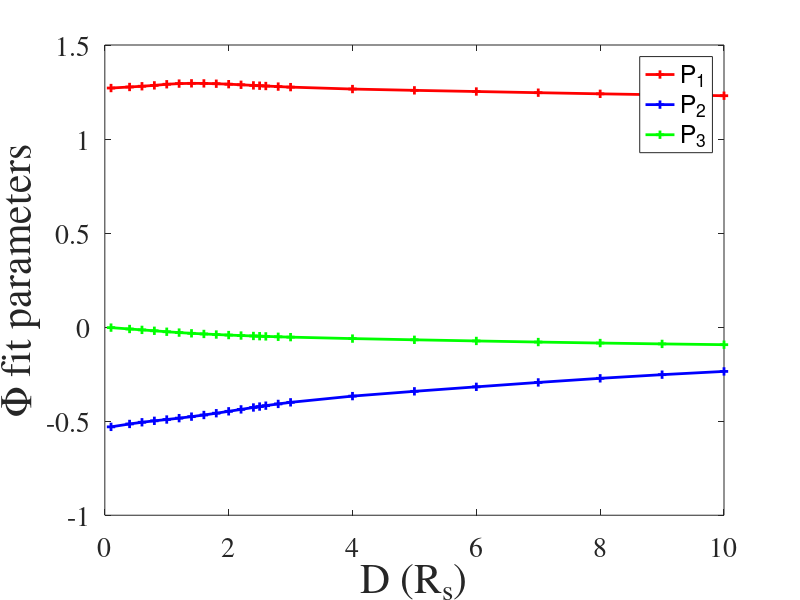
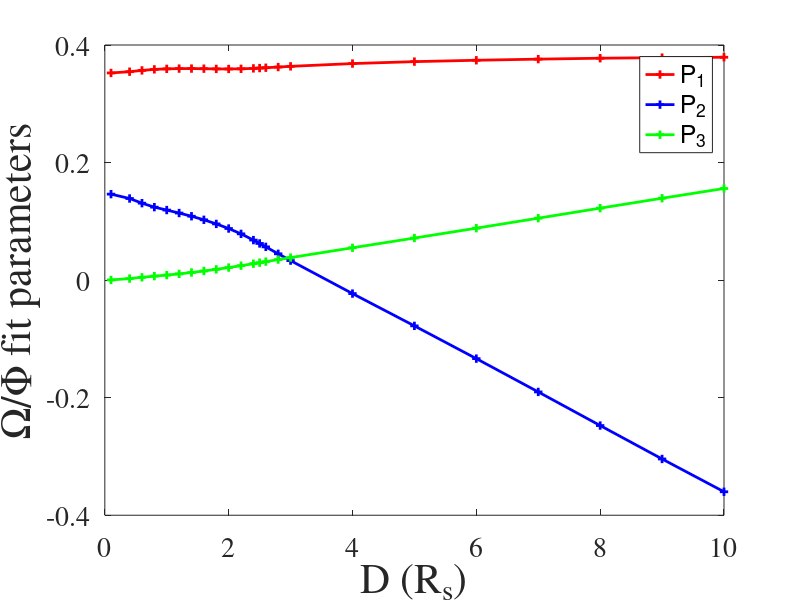

Here is the MATLAB script that generated these plots, in order:
clear all
clc

coefphi3=[1.271221,-0.530201,-0.002586;
    1.276768,-0.514755,-0.009848;
    1.280676,-0.505745,-0.014567;
    1.285350,-0.498063,-0.019362;
    1.291236,-0.491165,-0.024510;
    1.294759,-0.483809,-0.028969;
    1.296168,-0.475836,-0.032830;
    1.295851,-0.467083,-0.036235;
    1.294217,-0.457595,-0.039291;
    1.291656,-0.447567,-0.042071;
    1.288539,-0.437297,-0.044628;
    1.285220,-0.427164,-0.046991;
    1.283569,-0.422228,-0.048112;
    1.281952,-0.417411,-0.049194;
    1.278881,-0.408249,-0.051240;
    1.276068,-0.399781,-0.053134;
    1.265810,-0.366706,-0.060874;
    1.258914,-0.341260,-0.067288;
    1.252727,-0.317391,-0.073406;
    1.246447,-0.293946,-0.079243;
    1.240430,-0.272094,-0.084524;
    1.235065,-0.252632,-0.089159;
    1.230362,-0.235384,-0.093243];
    
coefOm3=[0.352447,+0.146283,+0.000309;
    0.354598,+0.138856,+0.002647;
    0.356756,+0.130912,+0.004763;
    0.358529,+0.124128,+0.006740;
    0.359403,+0.119185,+0.008561;
    0.359841,+0.114119,+0.010618;
    0.359886,+0.108674,+0.012937;
    0.359684,+0.102617,+0.015512;
    0.359334,+0.095639,+0.018355;
    0.359215,+0.087772,+0.021372;
    0.359496,+0.078722,+0.024559;
    0.360202,+0.068114,+0.027951;
    0.360746,+0.062377,+0.029686;
    0.361348,+0.056572,+0.031417;
    0.362475,+0.044791,+0.034900;
    0.363686,+0.033201,+0.038313;
    0.368411,-0.022911,+0.055024;
    0.371696,-0.077839,+0.071567;
    0.374025,-0.133568,+0.088381;
    0.375963,-0.190215,+0.105383;
    0.377508,-0.247416,+0.122422;
    0.378535,-0.304277,+0.139302;
    0.379160,-0.360080,+0.155867];

D=[0.1 0.4 0.6 0.8 1 1.2 1.4 1.6 1.8 2 2.2 2.4 2.5 2.6 2.8 3 4 5 6 7 8 9 10];

figure
plot(D,coefphi3(:,1)','r+-','linewidth',2)
hold on
plot(D,coefphi3(:,2)','b+-','linewidth',2)
hold on
plot(D,coefphi3(:,3)','g+-','linewidth',2)
legend('P_1','P_2','P_3')
xlabel('D (R_s)')
ylabel('\Phi fit parameters')
set(gca, 'FontSize', 20, 'fontName','Times');
xlabel('D (R_s)','Fontsize',30)
ylabel('\Phi fit parameters','Fontsize',30)


figure
plot(D,coefOm3(:,1)','r+-','linewidth',2)
hold on
plot(D,coefOm3(:,2)','b+-','linewidth',2)
hold on
plot(D,coefOm3(:,3)','g+-','linewidth',2)
legend('P_1','P_2','P_3')
set(gca, 'FontSize', 20, 'fontName','Times');
xlabel('D (R_s)','Fontsize',30)
ylabel('\Omega/\Phi fit parameters','Fontsize',30)




